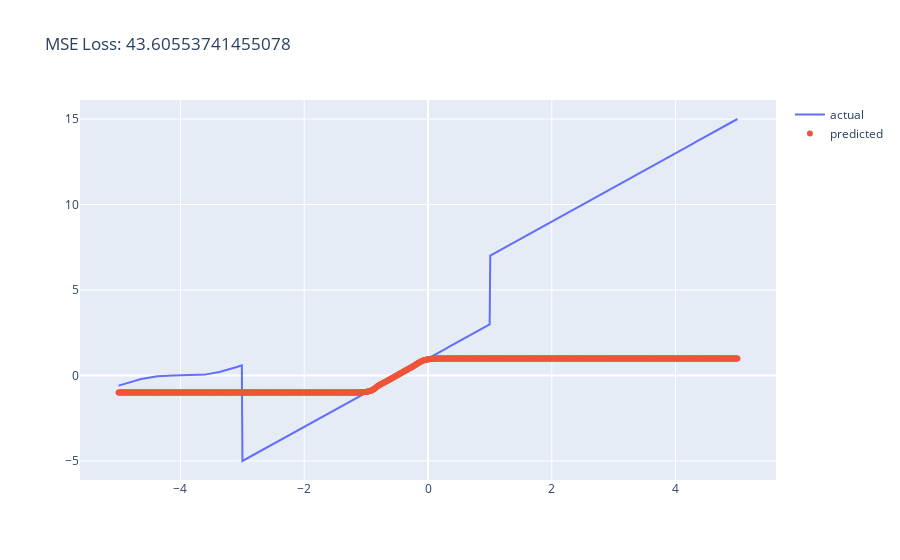

Here is the notebook cell this chart was saved with:
### Code cell
# Prediction
validation_idxs = np.argwhere(x<15)
agent.validate(x[validation_idxs], y[validation_idxs])

### Figure 1 — Plotly figure (JSON) as saved in the notebook; plotly's stock layout.template omitted (floating-point values rounded to 4 significant figures; data arrays with more than 128 entries replaced by an {"elided": "..."} marker saying what was removed)
{"data": [{"mode": "lines", "name": "actual", "type": "scatter", "x": {"elided": "1000 float values"}, "y": {"elided": "1000 float values"}}, {"mode": "markers", "name": "predicted", "type": "scatter", "x": {"elided": "1000 float values"}, "y": {"elided": "1000 float values"}}], "layout": {"title": {"text": "MSE Loss: 43.60553741455078"}}}
